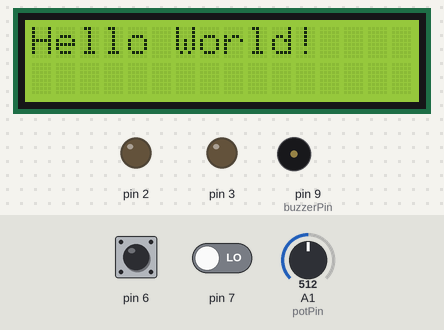
The sketch below on a simulated Arduino Uno, built with avr-gcc and run on an emulated ATmega328P. Parts: 16×2 character LCD, output pins drawn as LEDs (lit = HIGH), buzzer (waves = sounding). The inputs (shaded band) are chosen by the test bench; at power-on: pin 6 LOW, pin 7 LOW, A1 (potPin) = 512. Random numbers use the default seed unless the sketch sets one; what the sketch prints to the serial monitor is not drawn.

Above: at 1.2 s.
1.3 s: pin 6 driven HIGH
At 2.2 s:
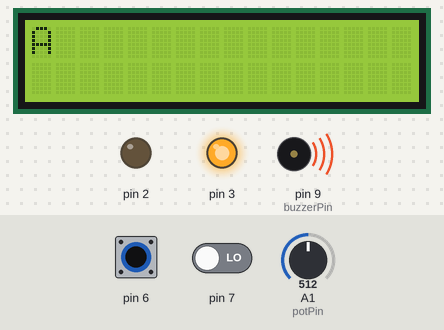
2.8 s: pin 6 driven LOW and pin 7 driven HIGH
4.7 s: pin 7 driven LOW
7.7 s: pin 7 driven HIGH
10.7 s: pin 6 pulsed HIGH 5 times (0.12 s each, 0.3 s apart)
Timing chart, 0 to 13.7 s (numbered marks = the images above; inputs shaded):
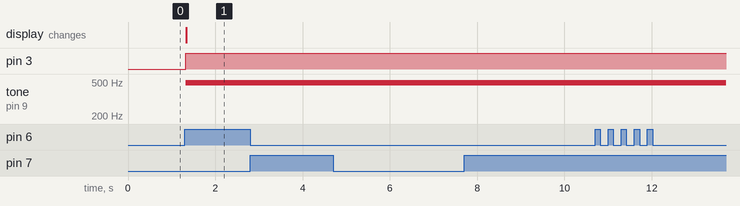

The sketch:

POT_SWITCH103125.ino
```cpp
#include <Wire.h>
#include <LiquidCrystal_I2C.h>

LiquidCrystal_I2C lcd(0x27, 16, 2);

//const int trigPin = 9;
//const int echoPin = 10;

//float duration, distance;

int Letter[] = {1,2,3,4,5,6,7};
// char letter[] = {"C","D","E","F","G", "A","B"}

float a=8;
float b = a+4;

const int buzzerPin = 9;  //BUZZER: is pin 9


//integers for potentiometer
const int potPin = A1;
int potValue;
int mappedValue;


  void setup() {

                                //Switch Setup
  pinMode(6,INPUT);
  pinMode(7,INPUT);
  digitalWrite(7,LOW);
  digitalWrite(6, LOW);
                                //End Switch Setup
                                //POT setup
  //potentiometer serial reading
  Serial.begin(9600);
                                //End POT setup

  //BUZZER setup
  pinMode(buzzerPin,OUTPUT);

  //pinMode(trigPin, OUTPUT);
  //pinMode(echoPin, INPUT);
  pinMode(A1,INPUT);
  pinMode(3,OUTPUT);
  pinMode(2,OUTPUT);
  Serial.begin(9600);
  randomSeed(analogRead(0));

  lcd.init();
  lcd.backlight();


  lcd.print("Hello World!");

  }

int selectedValue = Letter[0];
//Define cycle function
void cycle() {
  int randomIndex = random(0,7);
  selectedValue = Letter[randomIndex];
  Serial.println("cycle function");
  delay(1000);
  Serial.println(selectedValue);
  return randomIndex;
}

void loop() {

 //Switch Integers
 int sig1 = digitalRead(6);
 int sig2 = digitalRead(7);


  //Switch if statements


 //Switch is left
 if(sig1 == 1){
  Serial.println("Right switch");


//BUZZER buzzes annoyingly during full loop
  analogWrite(buzzerPin, 100);

  //potentiometer reading thorugh serial
  potValue = analogRead(potPin);


    //Ultrasonic Sensor Code
  //digitalWrite(trigPin, LOW);
  //delayMicroseconds(2);
  //digitalWrite(trigPin, HIGH);
  //delayMicroseconds(10);
  //digitalWrite(trigPin, LOW);

  //duration = pulseIn(echoPin, HIGH);
  //distance = (duration*.0343)/2;
  //Serial.print("Distance: ");
  //Serial.println(distance);
  //delay(100);


  Serial.println(potValue);

  //Serial.println("before if statement");
  if (a < potValue && potValue < b) {
    //Serial.println("if statement is true");
    digitalWrite(3,LOW);
    digitalWrite(2,HIGH);
    cycle();
    //Serial.println(selectedValue);
  } else{
    digitalWrite(3,HIGH);
    digitalWrite(2,LOW);
  }


  //Serial.println(selectedValue);
  lcd.clear();

  if (selectedValue == 1){
  lcd.print("A");
  a=200;

  }

  if (selectedValue == 2){
  lcd.print("B");
  a=300;
  }

  if (selectedValue == 3){
  lcd.print("C");
  a=400;
  }

  if (selectedValue == 4){
  lcd.print("D");
  a=500;
  }

  if (selectedValue == 5){
  lcd.print("E");
  a=600;
  }

  if (selectedValue == 6){
  lcd.print("F");
  a=700;
  }

  if (selectedValue == 7){
  lcd.print("G");
  a=800;
  }

b=a+50;
a=a-50;

  //Serial.print("Range: (");
  //Serial.print(a);
  //Serial.print(",");
  //Serial.print(b);
  //Serial.println(")");

  delay(100);

 }


 //Switch is Right
 else if(sig2 == 1){
  Serial.println("Left switch");
 }


 //Switch is center
 else{
  Serial.println("center");
 }
}
```

Measured:
- after the input at 1.3 s, pin 3: LOW → HIGH at once; tone on pin 9 (buzzerPin): silent → 490 Hz at once; the display: changes at once (image 1)
- after the input at 2.8 s, every drawn part: stays the same
- after the input at 4.7 s, every drawn part: stays the same
- after the input at 7.7 s, every drawn part: stays the same
- after the input at 10.7 s, every drawn part: stays the same
